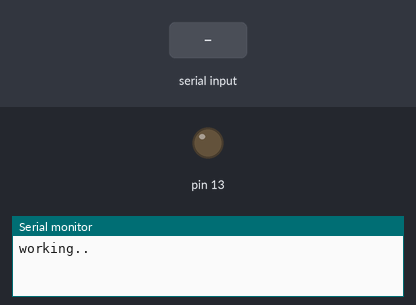
Recording of a sketch running on a simulated Arduino Uno, built with avr-gcc and run on an emulated ATmega328P. Shown: output pins drawn as LEDs (lit = HIGH), the last lines printed to the serial monitor. The test bench sets the inputs (shaded band).

Above: at 1.2 s.
1.3 s: "1" received over Serial
At 1.9 s:
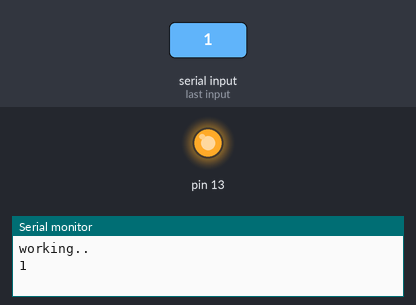
2.8 s: "0" received over Serial
At 4.2 s:
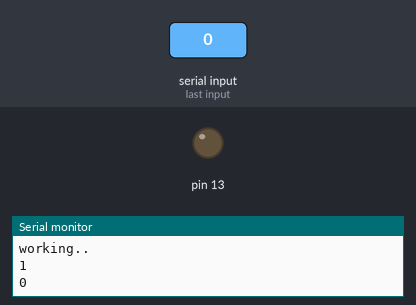
Timing chart, 0 to 5.8 s (numbered marks = the images above; inputs shaded):
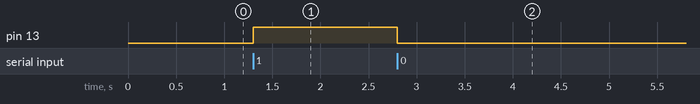

The sketch:

receiver.ino
```cpp
void setup() {
  pinMode(13, OUTPUT);
  Serial.begin(9600);
  Serial.println("working..");
}

void loop() {

    if(Serial.available()){
      char val = Serial.read();
      Serial.println(val);
      if (val=='1'){
         digitalWrite(13, 1);
      }
      else{
         digitalWrite(13, 0);
    }
    }


}
```

Measured:
- after the input at 1.3 s, pin 13: LOW → HIGH at once
- after the input at 2.8 s, pin 13: HIGH → LOW at once
